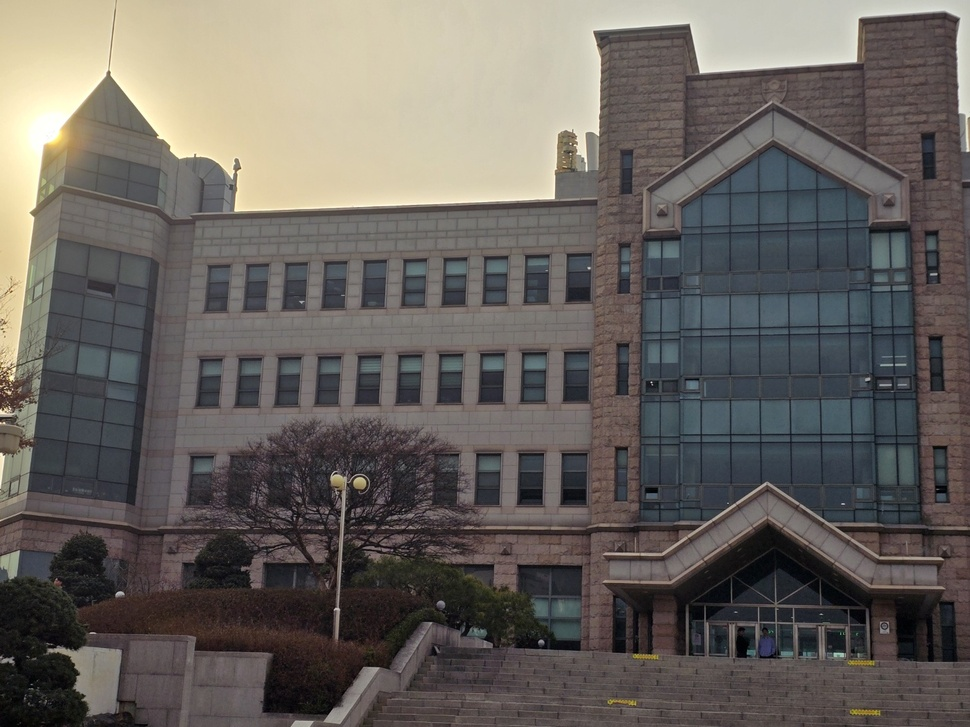
#> input picture Week 2_Image Stitching/image_stitching/my_image1.jpeg, 970 x 727 px, shrunk from 1400 x 1050 before the run, found by its file name
$ python sift_process.py
#> lines starting #> are read from the running program, lines starting #| are printed output that depends on the picture
import cv2
import numpy as np
import matplotlib.pyplot as plt

def visualize_gaussian_and_dog(image_path):
    """
    Visualize Gaussian blur at different sigma values and their Difference of Gaussians (DoG)

    Parameters:
    image_path (str): Path to the input image
    """
#> called with image_path = 'my_image1.jpeg'
    # Load image and convert to grayscale
    img = cv2.imread(image_path)
#> img is the input picture: shape (727, 970, 3); mean B, G, R 94.4, 99.1, 103.9
    if img is None:
        print(f"Error: Could not read image from {image_path}")
        return

    gray = cv2.cvtColor(img, cv2.COLOR_BGR2GRAY)
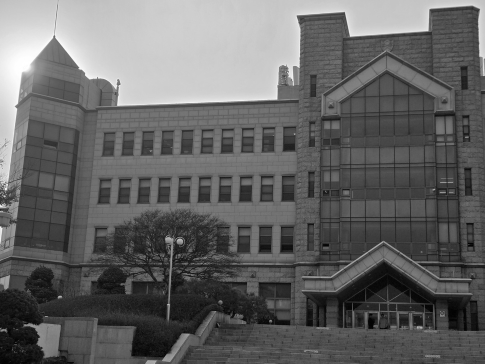
#> gray: shape (727, 970) (shown at 1/2 size); min 0, max 255, mean 100

    # Define sigma values for Gaussian blur
    sigma_values = [1.0, 1.6, 2.0, 3.0, 4.0]

    # Create list to store blurred images
    gaussian_images = []

    # Apply Gaussian blur with different sigma values
    for sigma in sigma_values:
        # Calculate kernel size based on sigma
        ksize = int(6 * sigma + 1)
        if ksize % 2 == 0:  # Ensure kernel size is odd
            ksize += 1

        blurred = cv2.GaussianBlur(gray, (ksize, ksize), sigma)
        gaussian_images.append(blurred)
#> after the loop, gaussian_images = 5 items

    # Calculate Difference of Gaussians (DoG)
    dog_images = []
    for i in range(len(gaussian_images) - 1):
        dog = cv2.subtract(gaussian_images[i], gaussian_images[i + 1])
        # Normalize DoG image for better visualization
        dog_normalized = cv2.normalize(dog, None, 0, 255, cv2.NORM_MINMAX)
        dog_images.append(dog_normalized)
#> this loop made 4 passes
#> pass 1, in visualize_gaussian_and_dog, `dog = cv2.subtract(gaussian_images[i], gaussian_images[i + 1])`:
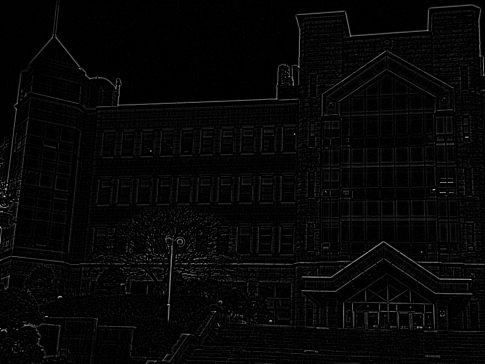
#> dog: shape (727, 970) (shown at 1/2 size); min 0, max 35, mean 0.9; drawn with min black and max white
#> after the loop:
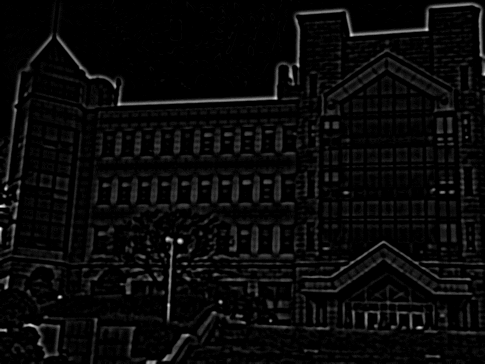
#> dog: shape (727, 970) (shown at 1/2 size); min 0, max 20, mean 0.748; drawn with min black and max white
#> after the loop, dog_images = 4 items

    # Visualize results
    fig, axes = plt.subplots(2, len(sigma_values), figsize=(15, 6))

    # Show original image
    axes[0, 0].imshow(gray, cmap='gray')
    axes[0, 0].set_title('Original')
    axes[0, 0].axis('off')

    # Show Gaussian blurred images
    for i, sigma in enumerate(sigma_values):
        if i > 0:  # Skip the original slot
            axes[0, i].imshow(gaussian_images[i-1], cmap='gray')
            axes[0, i].set_title(f'σ = {sigma_values[i-1]}')
            axes[0, i].axis('off')

    # Show DoG images
    for i in range(len(dog_images)):
        axes[1, i+1].imshow(dog_images[i], cmap='gray')
        axes[1, i+1].set_title(f'DoG: σ{i+1} - σ{i+2}')
        axes[1, i+1].axis('off')

    # Empty plot for alignment
    axes[1, 0].axis('off')

    plt.tight_layout()
    plt.savefig('gaussian_and_dog.png')
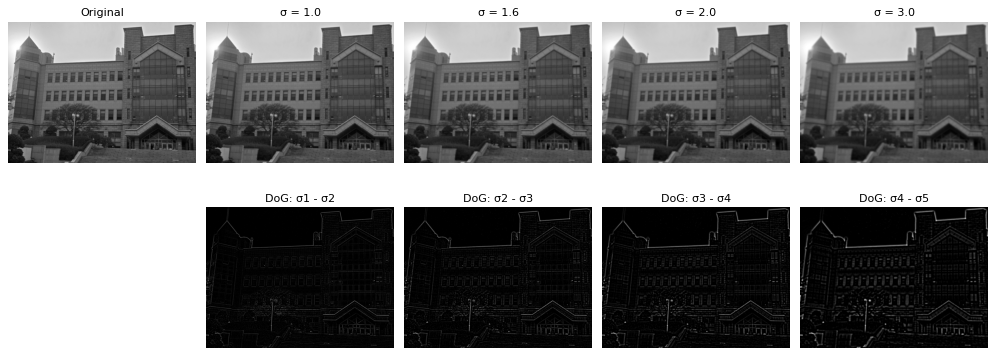
#> figure drawn by matplotlib, 9 panels
    plt.show()

    return gaussian_images, dog_images

def find_dog_extrema(dog_images):
    """
    Find extrema in DoG images (simplified version)

    Parameters:
    dog_images (list): List of DoG images

    Returns:
    numpy.ndarray: Image with extrema points marked
    """
    if len(dog_images) < 3:
        print("Need at least 3 DoG images to find extrema")
        return None

    # Create a copy of the middle DoG image to mark extrema points
    result = cv2.cvtColor(dog_images[1].astype(np.uint8), cv2.COLOR_GRAY2BGR)

    # For simplicity, we'll check a subset of the image
    height, width = dog_images[1].shape
    step = 5  # Check every 5 pixels to speed up processing

    for y in range(step, height - step, step):
        for x in range(step, width - step, step):
            # Get the 3x3 neighborhood in the current DoG image
            current_patch = dog_images[1][y-1:y+2, x-1:x+2]

            # Get the corresponding patches in adjacent DoG images
            prev_patch = dog_images[0][y-1:y+2, x-1:x+2]
            next_patch = dog_images[2][y-1:y+2, x-1:x+2]

            # Current pixel value
            current_val = dog_images[1][y, x]

            # Check if it's a maximum across all 3 scales
            is_max = True
            for dy in range(-1, 2):
                for dx in range(-1, 2):
                    # Skip comparing to itself in the current scale
                    if dy == 0 and dx == 0:
                        continue

                    # Check current scale
                    if y+dy >= 0 and y+dy < height and x+dx >= 0 and x+dx < width:
                        if current_val <= dog_images[1][y+dy, x+dx]:
                            is_max = False
                            break

                    # Check previous scale
                    if y+dy >= 0 and y+dy < height and x+dx >= 0 and x+dx < width:
                        if current_val <= dog_images[0][y+dy, x+dx]:
                            is_max = False
                            break

                    # Check next scale
                    if y+dy >= 0 and y+dy < height and x+dx >= 0 and x+dx < width:
                        if current_val <= dog_images[2][y+dy, x+dx]:
                            is_max = False
                            break

                if not is_max:
                    break

            # Check if it's a minimum across all 3 scales
            is_min = True
            for dy in range(-1, 2):
                for dx in range(-1, 2):
                    # Skip comparing to itself in the current scale
                    if dy == 0 and dx == 0:
                        continue

                    # Check current scale
                    if y+dy >= 0 and y+dy < height and x+dx >= 0 and x+dx < width:
                        if current_val >= dog_images[1][y+dy, x+dx]:
                            is_min = False
                            break

                    # Check previous scale
                    if y+dy >= 0 and y+dy < height and x+dx >= 0 and x+dx < width:
                        if current_val >= dog_images[0][y+dy, x+dx]:
                            is_min = False
                            break

                    # Check next scale
                    if y+dy >= 0 and y+dy < height and x+dx >= 0 and x+dx < width:
                        if current_val >= dog_images[2][y+dy, x+dx]:
                            is_min = False
                            break

                if not is_min:
                    break

            # Mark extrema points
            if is_max or is_min:
                cv2.circle(result, (x, y), 2, (0, 0, 255), -1)

    return result

# Example usage
if __name__ == "__main__":
    # Replace with your image path
    image_path = "my_image1.jpeg"

    # Visualize Gaussian blur and DoG
    gaussian_images, dog_images = visualize_gaussian_and_dog(image_path)
#> gaussian_images = 5 items; dog_images = 4 items

    # If at least 3 DoG images are available, find and visualize extrema
    if len(dog_images) >= 3:
        extrema_image = find_dog_extrema(dog_images)
#> after the loop in find_dog_extrema, `for y in range(step, height - step, step):`:
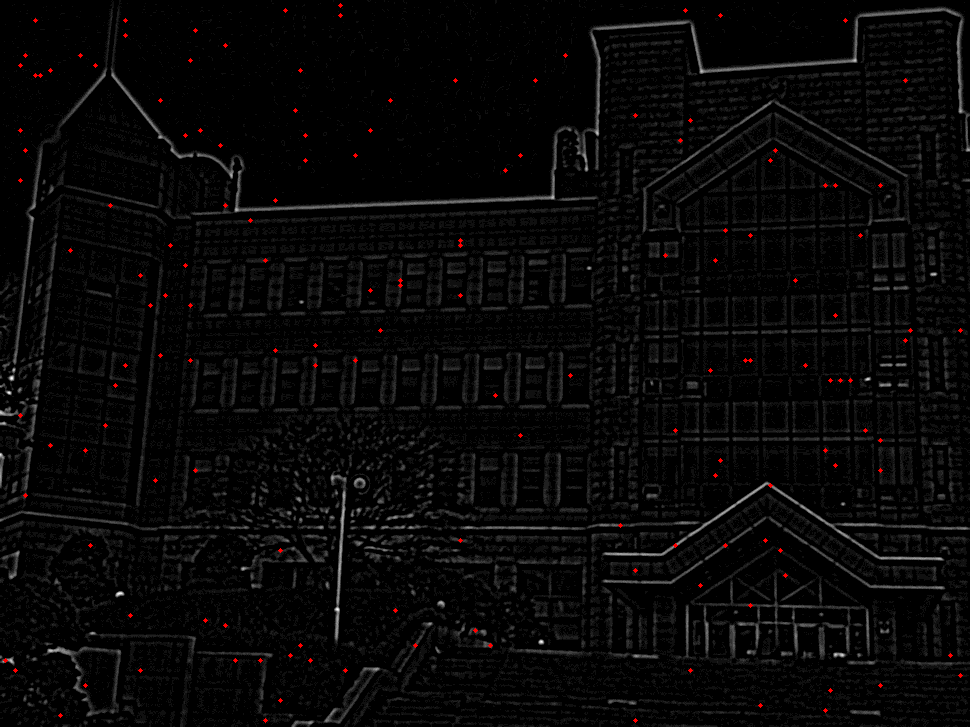
#> result: shape (727, 970, 3); mean B, G, R 7.4, 7.4, 8.1

        plt.figure(figsize=(10, 8))
        plt.imshow(cv2.cvtColor(extrema_image, cv2.COLOR_BGR2RGB))
        plt.title('Potential SIFT Keypoints (DoG Extrema)')
        plt.axis('off')
        plt.savefig('dog_extrema.png')
        plt.show()

$ run again, with Week 2_Image Stitching/image_stitching/my_image2.jpeg copied over Week 2_Image Stitching/image_stitching/my_image1.jpeg
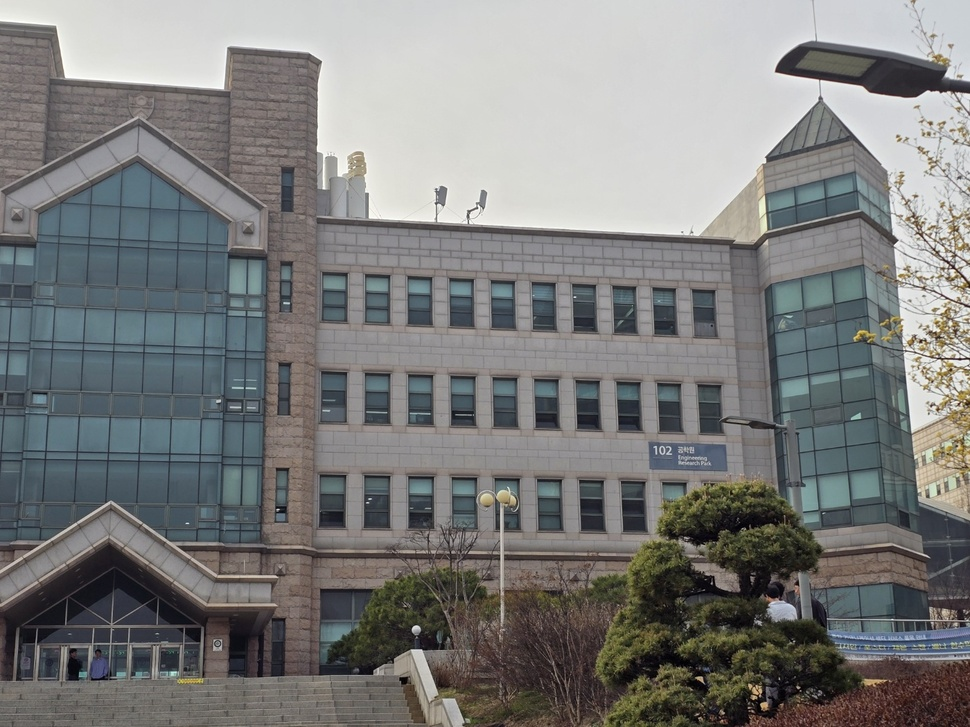
#> input picture Week 2_Image Stitching/image_stitching/my_image2.jpeg, 970 x 727 px, shrunk from 1400 x 1050 before the run, found by its file name
#> in visualize_gaussian_and_dog, img is the input picture: shape (727, 970, 3); mean B, G, R 123.5, 124.4, 123.7
#> after the loop in visualize_gaussian_and_dog, `for sigma in sigma_values:`: gaussian_images = 5 items
#> the loop in visualize_gaussian_and_dog, `for i in range(len(gaussian_images) - 1):` made 4 passes
#> after the loop in visualize_gaussian_and_dog, `for i in range(len(gaussian_images) - 1):`:
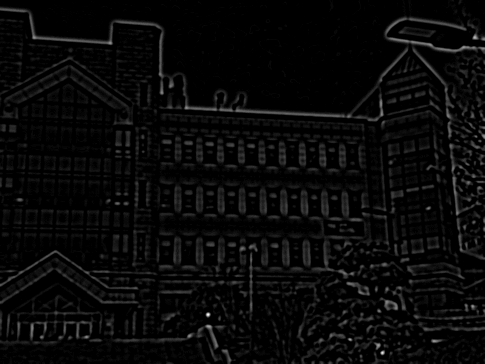
#> dog: shape (727, 970) (shown at 1/2 size); min 0, max 27, mean 1; drawn with min black and max white
#> after the loop in visualize_gaussian_and_dog, `for i in range(len(gaussian_images) - 1):`: dog_images = 4 items
#> the loop in visualize_gaussian_and_dog, `for i in range(len(dog_images)):` made 4 passes
#> `gaussian_images, dog_images = visualize_gaussian_and_dog(image_path)`: gaussian_images = 5 items; dog_images = 4 items
#> after the loop in find_dog_extrema, `for y in range(step, height - step, step):`:
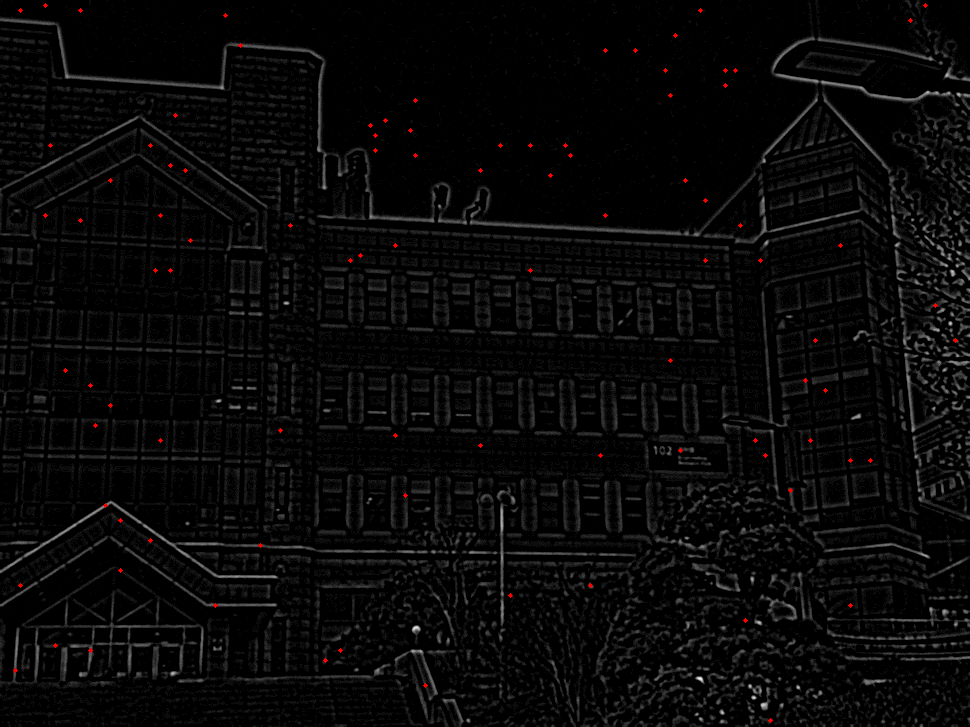
#> result: shape (727, 970, 3); mean B, G, R 8.2, 8.2, 8.6

$ run again, with Week 2_Image Stitching/image_stitching/my_image3.jpeg copied over Week 2_Image Stitching/image_stitching/my_image1.jpeg
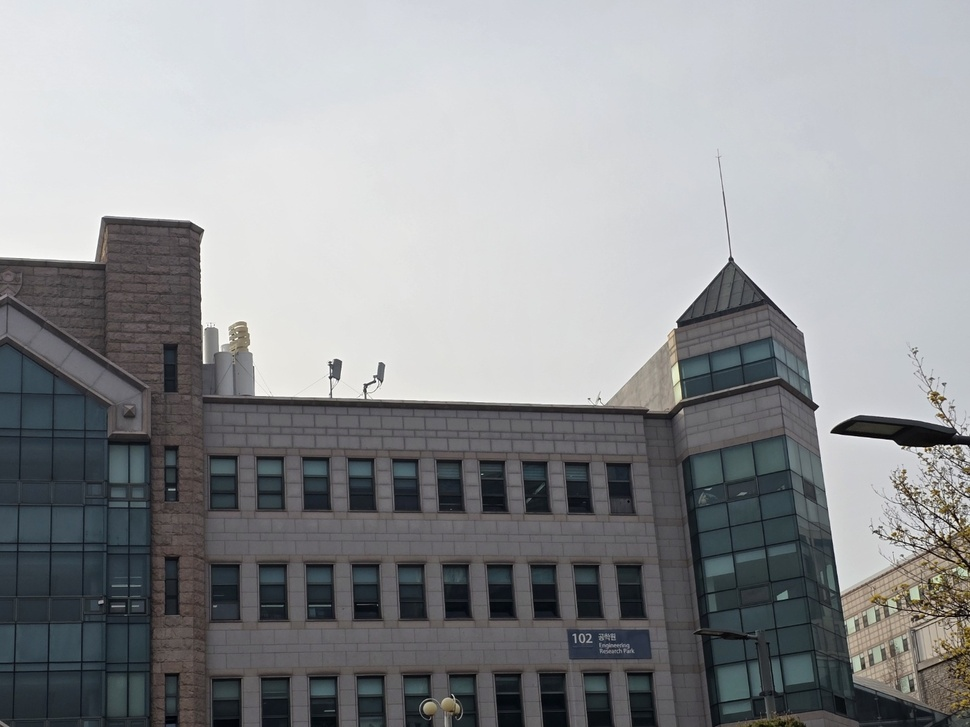
#> input picture Week 2_Image Stitching/image_stitching/my_image3.jpeg, 970 x 727 px, shrunk from 1400 x 1050 before the run, found by its file name
#> in visualize_gaussian_and_dog, img is the input picture: shape (727, 970, 3); mean B, G, R 148.2, 145.8, 144
#> after the loop in visualize_gaussian_and_dog, `for sigma in sigma_values:`: gaussian_images = 5 items
#> the loop in visualize_gaussian_and_dog, `for i in range(len(gaussian_images) - 1):` made 4 passes
#> after the loop in visualize_gaussian_and_dog, `for i in range(len(gaussian_images) - 1):`:
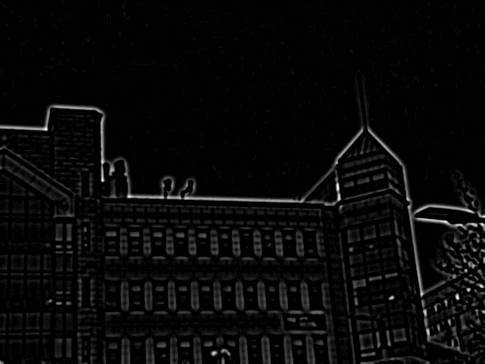
#> dog: shape (727, 970) (shown at 1/2 size); min 0, max 18, mean 0.604; drawn with min black and max white
#> after the loop in visualize_gaussian_and_dog, `for i in range(len(gaussian_images) - 1):`: dog_images = 4 items
#> the loop in visualize_gaussian_and_dog, `for i in range(len(dog_images)):` made 4 passes
#> `gaussian_images, dog_images = visualize_gaussian_and_dog(image_path)`: gaussian_images = 5 items; dog_images = 4 items
#> after the loop in find_dog_extrema, `for y in range(step, height - step, step):`:
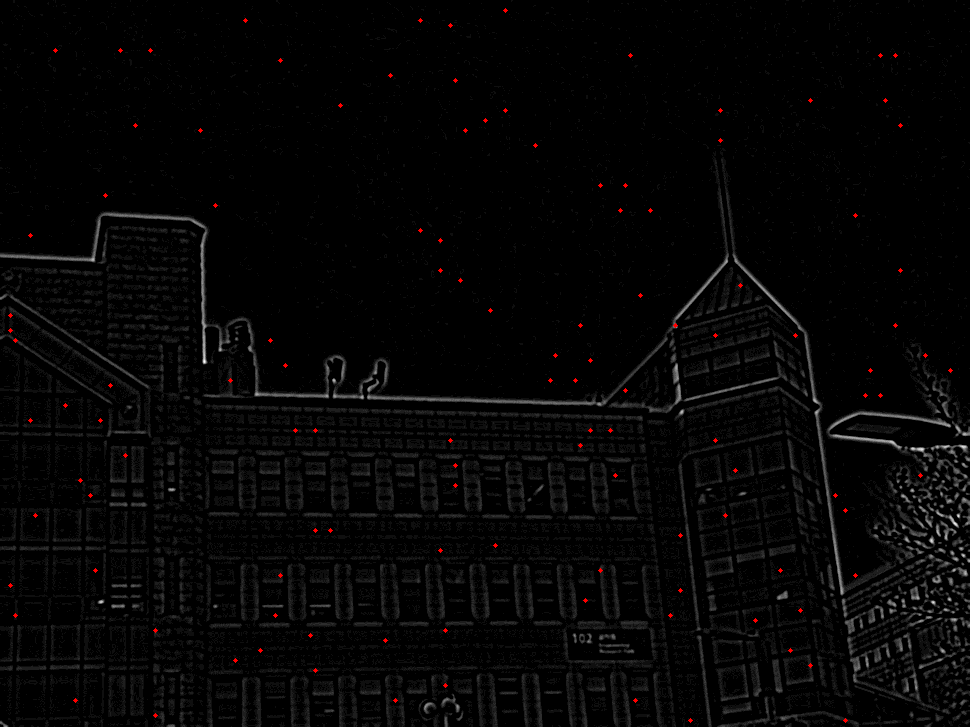
#> result: shape (727, 970, 3); mean B, G, R 5.3, 5.3, 5.8
